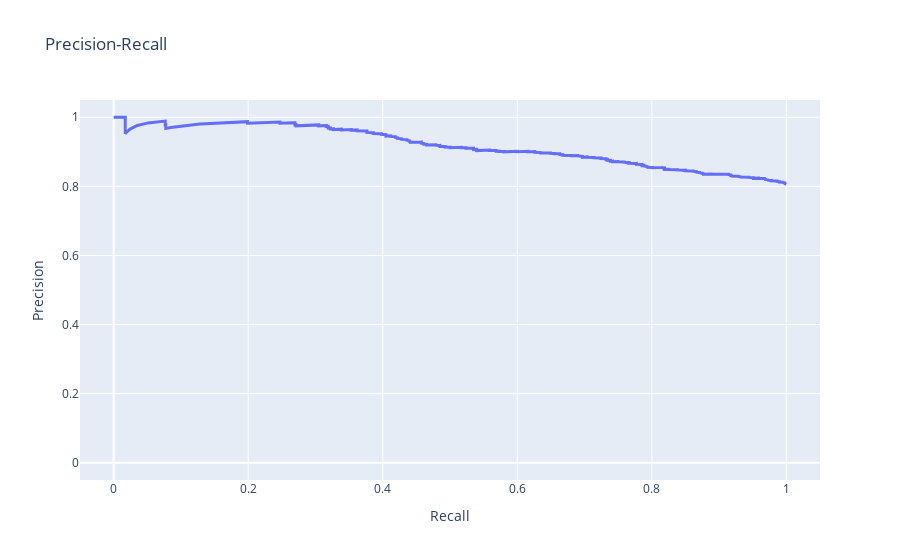

Notebook cell for this chart:
### Code cell
evalml.model_understanding.graph_precision_recall_curve(y_test, y_pred_proba[1])

### Figure 1 — Plotly figure (JSON) as saved in the notebook; plotly's stock layout.template omitted (floating-point values rounded to 4 significant figures; data arrays with more than 128 entries replaced by an {"elided": "..."} marker saying what was removed)
{"data": [{"line": {"width": 3}, "name": "Precision-Recall (AUC 0.917958)", "type": "scatter", "x": {"elided": "1440 float values"}, "y": {"elided": "1440 float values"}}], "layout": {"title": {"text": "Precision-Recall"}, "xaxis": {"range": [-0.05, 1.05], "title": {"text": "Recall"}}, "yaxis": {"range": [-0.05, 1.05], "title": {"text": "Precision"}}}}
